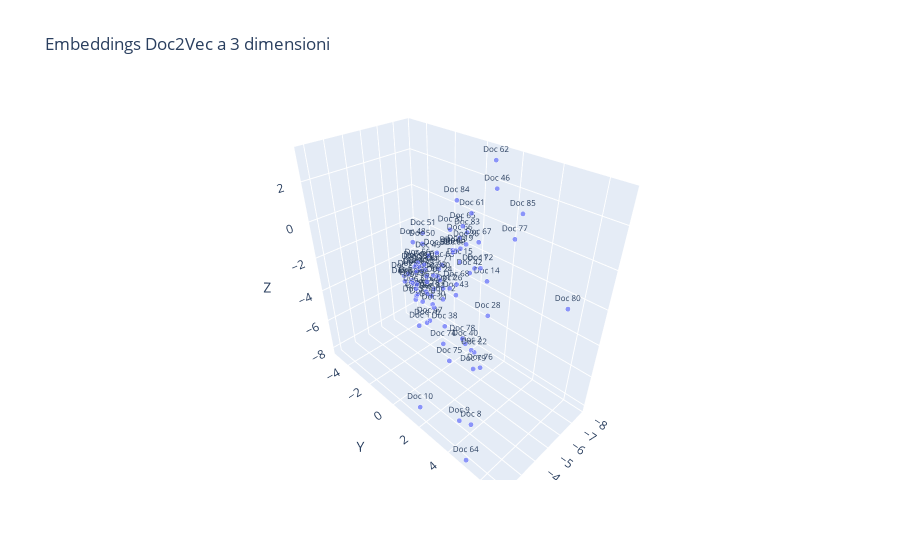

Write notebook code for a chart like this one.
### Code cell
import plotly.express as px

embeddings = [model.dv[i] for i in range(len(tagged_test_corpus))]

# Estrai le coordinate x, y, z dai tuoi embeddings
x_coords = [embedding[0] for embedding in embeddings]
y_coords = [embedding[1] for embedding in embeddings]
z_coords = [embedding[2] for embedding in embeddings]

# Crea un DataFrame con le coordinate
df = pd.DataFrame({
    "x": x_coords,
    "y": y_coords,
    "z": z_coords,
    "Documento": [f"Doc {i}" for i in range(len(x_coords))],  # Etichette per i documenti
})

dimensione_punti = 3  # Diminuire per avere punti più piccoli

# Crea un grafico 3D con Plotly e riduci la dimensione del testo
fig = px.scatter_3d(
    df, x='x', y='y', z='z', text='Documento', title="Embeddings Doc2Vec a 3 dimensioni",
    size=[dimensione_punti] * len(x_coords),  # Dimensione uniforme
    size_max=5,  # Dimensione massima dei punti
    opacity=0.7  # Controlla la trasparenza dei punti
)

# Riduci la dimensione del testo
fig.update_traces(textfont=dict(size=8))  # Riduci la dimensione delle etichette di testo

# Regola i limiti degli assi per evitare compressione
fig.update_layout(
    scene=dict(
        xaxis=dict(title='X', range=[min(x_coords), max(x_coords)]),
        yaxis=dict(title='Y', range=[min(y_coords), max(y_coords)]),
        zaxis=dict(title='Z', range=[min(z_coords), max(z_coords)]),
    )
)

# Mostra il grafico interattivo
fig.show()

### Figure 1 — Plotly figure (JSON) as saved in the notebook; plotly's stock layout.template omitted (floating-point values rounded to 4 significant figures)
{"data": [{"hovertemplate": "x=%{x}<br>y=%{y}<br>z=%{z}<br>size=%{marker.size}<br>Documento=%{text}<extra></extra>", "legendgroup": "", "marker": {"color": "#636efa", "opacity": 0.7, "size": [3, 3, 3, 3, 3, 3, 3, 3, 3, 3, 3, 3, 3, 3, 3, 3, 3, 3, 3, 3, 3, 3, 3, 3, 3, 3, 3, 3, 3, 3, 3, 3, 3, 3, 3, 3, 3, 3, 3, 3, 3, 3, 3, 3, 3, 3, 3, 3, 3, 3, 3, 3, 3, 3, 3, 3, 3, 3, 3, 3, 3, 3, 3, 3, 3, 3, 3, 3, 3, 3, 3, 3, 3, 3, 3, 3, 3, 3, 3, 3, 3, 3, 3, 3, 3, 3], "sizemode": "area", "sizeref": 0.12, "symbol": "circle"}, "mode": "markers+text", "name": "", "scene": "scene", "showlegend": false, "text": ["Doc 0", "Doc 1", "Doc 2", "Doc 3", "Doc 4", "Doc 5", "Doc 6", "Doc 7", "Doc 8", "Doc 9", "Doc 10", "Doc 11", "Doc 12", "Doc 13", "Doc 14", "Doc 15", "Doc 16", "Doc 17", "Doc 18", "Doc 19", "Doc 20", "Doc 21", "Doc 22", "Doc 23", "Doc 24", "Doc 25", "Doc 26", "Doc 27", "Doc 28", "Doc 29", "Doc 30", "Doc 31", "Doc 32", "Doc 33", "Doc 34", "Doc 35", "Doc 36", "Doc 37", "Doc 38", "Doc 39", "Doc 40", "Doc 41", "Doc 42", "Doc 43", "Doc 44", "Doc 45", "Doc 46", "Doc 47", "Doc 48", "Doc 49", "Doc 50", "Doc 51", "Doc 52", "Doc 53", "Doc 54", "Doc 55", "Doc 56", "Doc 57", "Doc 58", "Doc 59", "Doc 60", "Doc 61", "Doc 62", "Doc 63", "Doc 64", "Doc 65", "Doc 66", "Doc 67", "Doc 68", "Doc 69", "Doc 70", "Doc 71", "Doc 72", "Doc 73", "Doc 74", "Doc 75", "Doc 76", "Doc 77", "Doc 78", "Doc 79", "Doc 80", "Doc 81", "Doc 82", "Doc 83", "Doc 84", "Doc 85"], "textfont": {"size": 8}, "type": "scatter3d", "x": [-6.812, -5.088, -3.268, -5.2, -4.729, -2.493, -3.077, -8.015, -1.774, -1.993, -2.404, -4.051, -3.975, -4.194, -4.186, -4.437, -2.557, -4.299, -2.788, -4.981, -2.862, -2.704, -2.951, -2.867, -3.762, -2.366, -3.442, -3.034, -3.387, -2.974, -3.035, -5.465, -4.415, -3.791, -2.626, -2.622, -4.336, -3.995, -2.553, -2.569, -2.88, -4.383, -4.507, -4.037, -3.159, -4.346, -6.786, -4.444, -3.612, -3.601, -3.777, -4.633, -4.016, -2.913, -2.858, -3.304, -3.352, -3.294, -3.405, -3.558, -3.744, -5.263, -6.441, -4.376, -1.547, -5.024, -5.131, -4.824, -3.923, -4.401, -3.661, -4.658, -4.167, -5.892, -2.799, -3.136, -2.818, -4.847, -3.092, -3.306, -4.438, -2.726, -2.637, -5.32, -6.787, -6.064], "y": [-4.017, -1.857, 3.664, 0.8106, 1.101, 0.705, 1.047, -5.362, 5.118, 4.241, 1.095, 2.992, 1.222, 0.3857, 3.563, 1.816, 1.143, 0.9073, 1.501, 1.312, 1.112, 2.005, 4.11, -0.06718, 1.257, 1.102, 2.189, 1.23, 4.356, 0.3188, 1.561, 0.1968, -0.02075, 0.834, 1.255, 1.704, 2.242, -0.7125, 2.794, 1.061, 3.662, 0.02534, 2.326, 1.982, 1.018, 1.466, 1.698, -0.2299, -0.2414, 0.7408, 0.1836, -0.7497, 0.833, 0.6285, -0.03094, -0.1374, 0.3259, 0.2194, 0.4669, 0.5533, 1.127, 1.646, 1.832, 0.7601, 5.11, 1.392, 1.126, 2.484, 2.122, 1.425, 0.4423, 0.2654, 3.205, -2.806, 2.438, 2.477, 4.575, 4.258, 3.301, 3.781, 7.116, 0.9217, 1.056, 1.376, -0.6775, 3.65], "z": [-6.338, -6.4, -3.445, -0.5226, -0.2984, -0.574, -0.2162, -6.631, -5.71, -6.421, -8.479, 0.02856, -2.395, -2.359, -0.3901, -0.3583, -0.9263, -2.104, -1.337, -0.1294, -1.994, -1.747, -3.065, -1.204, -1.219, -0.7897, -1.044, -0.6937, -1.257, -1.312, -1.999, 0.2069, -3.055, -1.186, -0.02521, -0.5534, 0.7159, -3.423, -2.217, -1.184, -2.833, -3.059, -0.7079, -1.805, -0.5143, 0.1124, 2.217, -4.739, 0.1215, -0.1333, 0.1423, -0.01904, -0.1348, -0.4387, -1.473, -1.751, -0.5625, -1.087, -0.944, -2.091, -1.071, 1.578, 3.572, -0.935, -7.944, 0.9749, 0.278, 0.7156, -1.112, -0.03271, -4.027, -1.492, 0.07974, -5.122, -3.565, -4.79, -3.521, 1.537, -2.912, -4.503, 0.009187, -0.1538, -0.3517, 0.5598, 0.9334, 1.959]}], "layout": {"legend": {"itemsizing": "constant", "tracegroupgap": 0}, "scene": {"domain": {"x": [0, 1], "y": [0, 1]}, "xaxis": {"range": [-8.015, -1.547], "title": {"text": "X"}}, "yaxis": {"range": [-5.362, 7.116], "title": {"text": "Y"}}, "zaxis": {"range": [-8.479, 3.572], "title": {"text": "Z"}}}, "title": {"text": "Embeddings Doc2Vec a 3 dimensioni"}}}
